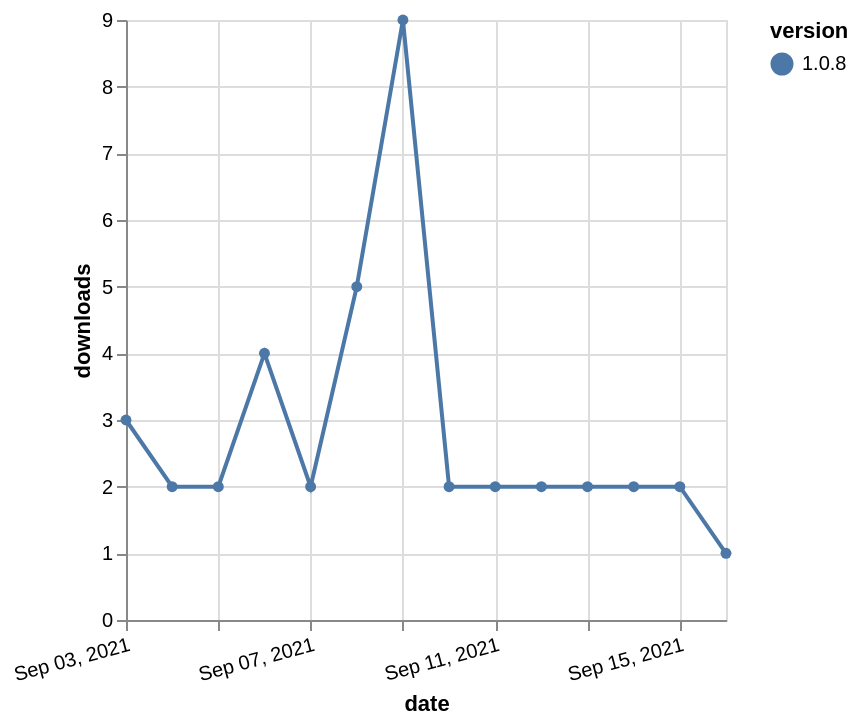

Specify this chart in Vega-Lite:
### Vega-Lite specification from a JSON file in a GitHub repository (floating-point values rounded to 4 significant figures)
{"$schema": "https://vega.github.io/schema/vega-lite/v5.json", "description": "A simple bar chart with embedded data.", "data": {"values": [{"date": "2021-09-03", "total": 2974, "delta": 3, "version": "1.0.8"}, {"date": "2021-09-04", "total": 2976, "delta": 2, "version": "1.0.8"}, {"date": "2021-09-05", "total": 2978, "delta": 2, "version": "1.0.8"}, {"date": "2021-09-06", "total": 2982, "delta": 4, "version": "1.0.8"}, {"date": "2021-09-07", "total": 2984, "delta": 2, "version": "1.0.8"}, {"date": "2021-09-08", "total": 2989, "delta": 5, "version": "1.0.8"}, {"date": "2021-09-09", "total": 2998, "delta": 9, "version": "1.0.8"}, {"date": "2021-09-10", "total": 3000, "delta": 2, "version": "1.0.8"}, {"date": "2021-09-11", "total": 3002, "delta": 2, "version": "1.0.8"}, {"date": "2021-09-12", "total": 3004, "delta": 2, "version": "1.0.8"}, {"date": "2021-09-13", "total": 3006, "delta": 2, "version": "1.0.8"}, {"date": "2021-09-14", "total": 3008, "delta": 2, "version": "1.0.8"}, {"date": "2021-09-15", "total": 3010, "delta": 2, "version": "1.0.8"}, {"date": "2021-09-16", "total": 3011, "delta": 1, "version": "1.0.8"}]}, "width": "container", "mark": {"type": "line", "point": {"filled": true}}, "encoding": {"x": {"field": "date", "type": "temporal", "timeUnit": "yearmonthdate", "title": "date", "axis": {"labelAngle": -15}}, "y": {"field": "delta", "type": "quantitative", "title": "downloads"}, "color": {"field": "version", "type": "nominal"}, "tooltip": {"field": "delta"}}}
